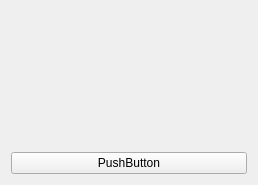
<?xml version="1.0" encoding="UTF-8"?>
<ui version="4.0">
 <class>customflowlayoutitem</class>
 <widget class="QWidget" name="customflowlayoutitem">
  <property name="geometry">
   <rect>
    <x>0</x>
    <y>0</y>
    <width>258</width>
    <height>185</height>
   </rect>
  </property>
  <property name="windowTitle">
   <string>customflowlayoutitem</string>
  </property>
  <layout class="QVBoxLayout" name="verticalLayout">
   <item>
    <widget class="QWidget" name="widget" native="true"/>
   </item>
   <item>
    <widget class="QPushButton" name="pushButton">
     <property name="text">
      <string>PushButton</string>
     </property>
    </widget>
   </item>
  </layout>
 </widget>
 <resources/>
 <connections/>
</ui>
